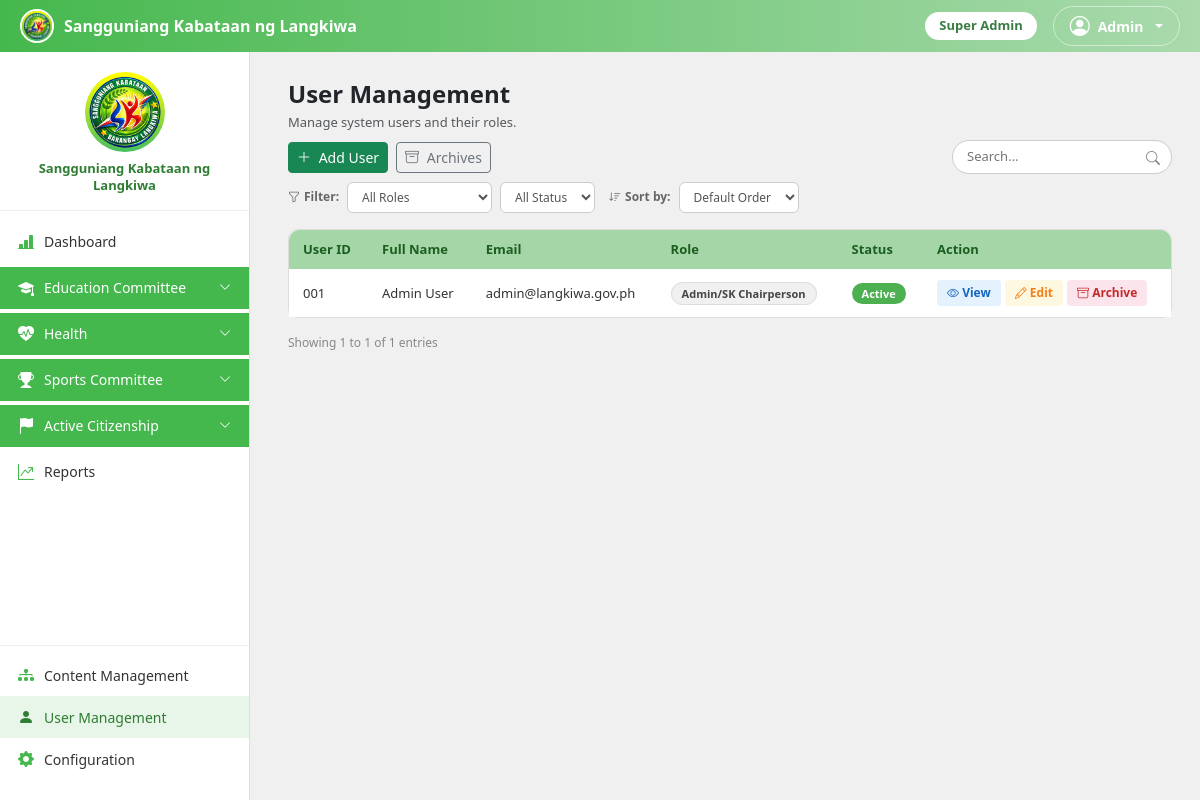
Screenshot of /admin/AdminUserManagement.php (signed in) with the database file from the repository.
### tables this page shows
CREATE TABLE site_settings (
    id TINYINT PRIMARY KEY DEFAULT 1,
    logo_path VARCHAR(255) NULL,
    about_text TEXT NULL,
    sk_office_address VARCHAR(255) NULL,
    contact_number VARCHAR(40) NULL,
    office_hours VARCHAR(100) NULL,
    site_name VARCHAR(150) NULL,
    tagline VARCHAR(200) NULL,
    welcome_message TEXT NULL,
    email VARCHAR(150) NULL,
    facebook_url VARCHAR(255) NULL,
    terms_conditions TEXT NULL,
    privacy_policy TEXT NULL,
    allow_public_applications TINYINT(1) NOT NULL DEFAULT 1,
    show_announcements TINYINT(1) NOT NULL DEFAULT 1,
    current_academic_year VARCHAR(20) NOT NULL DEFAULT '2025-2026',
    current_semester VARCHAR(20) NOT NULL DEFAULT '2nd Semester',
    requirements_deadline DATE NULL COMMENT 'Cutoff for scholars to submit updated requirements for the current term; set via End Semester or edited manually in Site Settings',
    requirements_open TINYINT(1) NOT NULL DEFAULT 0 COMMENT 'Whether scholars can currently submit updated requirements. Turned on by End Semester (a fresh renewal window for the new term); auto-treated as closed again once requirements_deadline passes',
    default_allowance_amount DECIMAL(10,2) NOT NULL DEFAULT 2000.00,
    activities_required_per_term INT NOT NULL DEFAULT 3
);

CREATE TABLE users (
    user_id INT AUTO_INCREMENT PRIMARY KEY,
    last_name VARCHAR(100) NOT NULL,
    first_name VARCHAR(100) NOT NULL,
    middle_name VARCHAR(100) NULL,
    age INT NULL,
    gender ENUM('Male','Female') NULL,
    email VARCHAR(150) NOT NULL UNIQUE,
    password_hash VARCHAR(255) NOT NULL,
    role ENUM('applicant','scholar','admin','committee_admin','secretary','treasurer') NOT NULL DEFAULT 'applicant',
    position_title VARCHAR(100) NULL,
    profile_photo VARCHAR(255) NULL,
    status ENUM('active','inactive','archived') NOT NULL DEFAULT 'active',
    created_at DATETIME NOT NULL DEFAULT CURRENT_TIMESTAMP,
    archived_at DATETIME NULL
);

### config/auth.php (called while the page is built, shortened)
<?php
function isLoggedIn()
{
    return isset($_SESSION['user_id']);
}
function currentUser()
{
    return [
        'user_id' => $_SESSION['user_id'],
        'role' => $_SESSION['role'],
        'first_name' => $_SESSION['first_name'],
        'last_name' => $_SESSION['last_name'],
        'email' => $_SESSION['email'],
    ];
}

### config/forms.php (called while the page is built, shortened)
<?php
require_once __DIR__ . '/functions.php';
function getCommitteeIdByCode($code)
{
    global $conn;
    $stmt = $conn->prepare("SELECT committee_id FROM committees WHERE code = ?");
    $stmt->bind_param('s', $code);
    $stmt->execute();
    $row = $stmt->get_result()->fetch_assoc();
    return $row ? (int)$row['committee_id'] : null;
}
function hasFullCommitteeAccess($role)
{
    return $role === 'admin';
}

### admin/AdminUserManagement.php (the view, shortened to what this page needs)
<?php
require_once __DIR__ . '/../config/forms.php';
$search = trim($_GET['q'] ?? '');
$result = $conn->query("SELECT * FROM users WHERE status != 'archived' ORDER BY user_id ASC");
$users = $result->fetch_all(MYSQLI_ASSOC);
$roleDisplayNames = ['admin' => 'Super Admin', 'committee_admin' => 'Committee Admin', 'secretary' => 'Secretary', 'treasurer' => 'Treasurer', 'scholar' => 'Scholar', 'applicant' => 'Applicant'];
function roleLabel($role, $positionTitle)
{
    if ($positionTitle !== '' && $positionTitle !== null) {
        return $positionTitle;
    }
    global $roleDisplayNames;
    return $roleDisplayNames[$role] ?? ucfirst($role);
}
$perPage = 10;
$totalRows = count($users);
$totalPages = max(1, (int)ceil($totalRows / $perPage));
$page = max(1, min($totalPages, (int)($_GET['page'] ?? 1)));
$pagedUsers = array_slice($users, ($page - 1) * $perPage, $perPage);
$activeLink = 'AdminUserManagement';
?>
<!DOCTYPE html>
<html lang="en">
<head>
    <link href="https://cdn.jsdelivr.net/npm/bootstrap@5.3.3/dist/css/bootstrap.min.css" rel="stylesheet">
    <link href="https://cdn.jsdelivr.net/npm/bootstrap-icons@1.11.3/font/bootstrap-icons.min.css" rel="stylesheet">
    <link href="<?php echo APP_BASE; ?>/assets/css/admin.css" rel="stylesheet">
</head>
<body>
    <?php include __DIR__ . '/../includes/adminsidebar.php'; ?>
    <div class="main-content">
        <h4 class="fw-bold mb-1">User Management</h4>
        <p class="text-muted mb-2" style="font-size: 13px;">Manage system users and their roles.</p>
        <form method="get">
            <div class="d-flex justify-content-between align-items-center mb-2 flex-wrap gap-2">
                <div class="d-flex gap-2 align-items-center flex-wrap">
                    <button type="button" class="btn btn-sm btn-success" data-bs-toggle="modal" data-bs-target="#addUserModal">
                        <i class="bi bi-plus-lg me-1"></i> Add User
                    </button>
                    <button type="button" class="btn btn-sm btn-outline-secondary" data-bs-toggle="modal" data-bs-target="#archivesUserModal">
                        <i class="bi bi-archive me-1"></i> Archives
                    </button>
                </div>
                <div class="search-box">
                    <input type="text" name="q" value="<?php echo e($search); ?>" placeholder="Search...">
                    <i class="bi bi-search"></i>
                </div>
            </div>
            <div class="d-flex gap-2 align-items-center mb-3 flex-wrap">
                <span style="font-size:12px; color:#666; font-weight:600;"><i class="bi bi-funnel me-1"></i>Filter:</span>
                <select class="filter-select" name="role" onchange="this.form.submit()">
                    <option value="">All Roles</option>
                </select>
                <select class="filter-select" name="status" onchange="this.form.submit()">
                    <option value="">All Status</option>
                </select>
                <span style="font-size:12px; color:#666; font-weight:600; margin-left:6px;"><i class="bi bi-sort-down me-1"></i>Sort by:</span>
                <select class="filter-select" name="sort" onchange="this.form.submit()">
                    <option value="">Default Order</option>
                </select>
            </div>
        </form>
        <div class="table-card">
            <div class="table-responsive-wrap">
                <table class="table mb-0">
                    <thead>
                        <tr>
                            <th>User ID</th>
                            <th>Full Name</th>
                            <th>Email</th>
                            <th>Role</th>
                            <th>Status</th>
                            <th>Action</th>
                        </tr>
                    </thead>
                    <tbody>
                        <?php foreach ($pagedUsers as $u): ?>
                            <tr>
                                <td><?php echo str_pad($u['user_id'], 3, '0', STR_PAD_LEFT); ?></td>
                                <td><?php echo e($u['full_name']); ?></td>
                                <td><?php echo e($u['email']); ?></td>
                                <td>
                                    <span class="badge-role"><?php echo e(roleLabel($u['role'], $u['position_title'])); ?></span>
                                </td>
                                <td><span class="<?php echo $u['status'] === 'active' ? 'badge-active' : 'badge-inactive'; ?>"><?php echo ucfirst(e($u['status'])); ?></span></td>
                                <td class="d-flex gap-1">
                                    <button class="btn-view" data-bs-toggle="modal" data-bs-target="#viewUserModal<?php echo $u['user_id']; ?>"><i class="bi bi-eye"></i> View</button>
                                    <button class="btn-edit" data-bs-toggle="modal" data-bs-target="#editUserModal<?php echo $u['user_id']; ?>"><i class="bi bi-pencil"></i> Edit</button>
                                    <button class="btn-archive" data-bs-toggle="modal" data-bs-target="#archiveUserModal<?php echo $u['user_id']; ?>"><i class="bi bi-archive"></i> Archive</button>
                                </td>
                            </tr>
                        <?php endforeach; ?>
                    </tbody>
                </table>
            </div>
        </div>
    </div>
</body>
</html>

### includes/adminsidebar.php (shortened to what this page needs)
<?php
require_once __DIR__ . '/../config/forms.php';
$activeLink = $activeLink ?? '';
$adminMe = currentUser();
$isSuperAdmin = hasFullCommitteeAccess($adminMe['role'] ?? '');
$isFullAdmin = ($adminMe['role'] ?? '') === 'admin';
$myCommitteeIds = $isSuperAdmin ? [] : getUserCommitteeIds($adminMe['user_id']);
function committeeAllowed($committeeId)
{
    global $isSuperAdmin, $myCommitteeIds;
    return $isSuperAdmin || in_array((int)$committeeId, $myCommitteeIds, true);
}
$eduCommitteeId = getCommitteeIdByCode('education');
$healthCommitteeId = getCommitteeIdByCode('health');
$sportsCommitteeId = getCommitteeIdByCode('sports');
$citizenshipCommitteeId = getCommitteeIdByCode('active_citizenship');
$healthTabs = getProgramTabs($healthCommitteeId, false);
$sportsTabs = getProgramTabs($sportsCommitteeId, false);
$citizenshipTabs = getProgramTabs($citizenshipCommitteeId, false);
function navActive($name)
{
    global $activeLink;
    return $activeLink === $name ? ' active' : '';
}
function groupExpanded($prefixes)
{
    return false;
}
?>
<div class="topbar">
    <div class="brand">
        <img src="<?php echo siteLogoUrl(); ?>" alt="Logo">
        <span class="brand-text d-none d-sm-inline"><?php echo e(siteName()); ?></span>
    </div>
    <div class="d-flex align-items-center gap-3">
        <?php $roleBadgeLabels = ['admin' => 'Super Admin', 'committee_admin' => 'Committee Admin', 'secretary' => 'Secretary', 'treasurer' => 'Treasurer']; ?>
        <span class="role-badge d-none d-sm-inline-block"><?php echo e($roleBadgeLabels[$adminMe['role'] ?? ''] ?? ucfirst($adminMe['role'] ?? '')); ?></span>
        <div class="dropdown">
            <a href="#" class="dropdown-toggle d-flex align-items-center gap-2 text-white text-decoration-none border border-white border-opacity-50 rounded-pill px-3 py-1"
                data-bs-toggle="dropdown" style="font-size: 14px; font-weight: 600;">
                <i class="bi bi-person-circle fs-5"></i> <?php echo e($adminMe['first_name'] ?? 'Admin'); ?>
            </a>
        </div>
    </div>
</div>
<div class="sidebar" id="sidebar">
    <div class="logo-wrap">
        <img src="<?php echo siteLogoUrl(); ?>" alt="Logo">
        <p><?php echo e(siteName()); ?></p>
    </div>
    <nav>
        <a href="<?php echo APP_BASE; ?>/admin/AdminDashboard.php" class="nav-link-item<?php echo navActive('AdminDashboard'); ?>"><i class="bi bi-bar-chart-line-fill"></i> Dashboard</a>
        <?php if (committeeAllowed($eduCommitteeId)): ?>
            <?php
            $eduExpanded = groupExpanded('Education');
            ?>
            <a href="#educationMenu" class="nav-link-item nav-parent" data-bs-toggle="collapse" role="button" aria-expanded="<?php echo $eduExpanded ? 'true' : 'false'; ?>" aria-controls="educationMenu">
                <i class="bi bi-mortarboard-fill"></i> Education Committee
                <i class="bi bi-chevron-down toggle-icon"></i>
            </a>
        <?php endif; ?>
        <?php
        $healthExpanded = groupExpanded('Health');
        ?>
        <?php if (committeeAllowed($healthCommitteeId) && !empty($healthTabs['assistance']['is_visible'])): ?>
            <a href="#healthMenu" class="nav-link-item nav-parent" data-bs-toggle="collapse" role="button" aria-expanded="<?php echo $healthExpanded ? 'true' : 'false'; ?>" aria-controls="healthMenu">
                <i class="bi bi-heart-pulse-fill"></i> Health
                <i class="bi bi-chevron-down toggle-icon"></i>
            </a>
        <?php endif; ?>
        <?php
        $sportsExpanded = groupExpanded('Sports');
        ?>
        <?php if (committeeAllowed($sportsCommitteeId) && !empty($sportsTabs['assistance']['is_visible'])): ?>
            <a href="#sportsMenu" class="nav-link-item nav-parent" data-bs-toggle="collapse" role="button" aria-expanded="<?php echo $sportsExpanded ? 'true' : 'false'; ?>" aria-controls="sportsMenu">
                <i class="bi bi-trophy-fill"></i> Sports Committee
                <i class="bi bi-chevron-down toggle-icon"></i>
            </a>
        <?php endif; ?>
        <?php
        $citizenshipExpanded = groupExpanded('ActiveCitizenship');
        ?>
        <?php if (committeeAllowed($citizenshipCommitteeId) && !empty($citizenshipTabs['assistance']['is_visible'])): ?>
            <a href="#citizenshipMenu" class="nav-link-item nav-parent" data-bs-toggle="collapse" role="button" aria-expanded="<?php echo $citizenshipExpanded ? 'true' : 'false'; ?>" aria-controls="citizenshipMenu">
                <i class="bi bi-flag-fill"></i> Active Citizenship
                <i class="bi bi-chevron-down toggle-icon"></i>
            </a>
        <?php endif; ?>
        <a href="<?php echo APP_BASE; ?>/admin/AdminReports.php" class="nav-link-item<?php echo navActive('AdminReports'); ?>"><i class="bi bi-graph-up-arrow"></i> Reports</a>
    </nav>
    <div class="config-section">
        <?php if ($isFullAdmin): ?>
            <a href="<?php echo APP_BASE; ?>/admin/AdminProgramManagement.php" class="nav-link-item<?php echo navActive('AdminProgramManagement'); ?>"><i class="bi bi-diagram-3-fill"></i> Content Management</a>
        <?php endif; ?>
        <?php if ($isFullAdmin): ?>
            <a href="<?php echo APP_BASE; ?>/admin/AdminUserManagement.php" class="nav-link-item<?php echo navActive('AdminUserManagement'); ?>"><i class="bi bi-person-fill"></i> User Management</a>
            <a href="<?php echo APP_BASE; ?>/admin/AdminConfiguration.php" class="nav-link-item<?php echo navActive('AdminConfiguration'); ?>"><i class="bi bi-gear-fill"></i> Configuration</a>
        <?php endif; ?>
    </div>
</div>

### rows the page displays
site_settings: site_name "Sangguniang Kabataan ng Langkiwa"
users: role "Super Admin", first_name "Admin", user_id "001", full_name "Admin User", email "admin@langkiwa.gov.ph", position_title "Admin/SK Chairperson", status "Active"

### other values shown
$from "1"
$to "1"
$totalRows "1"
